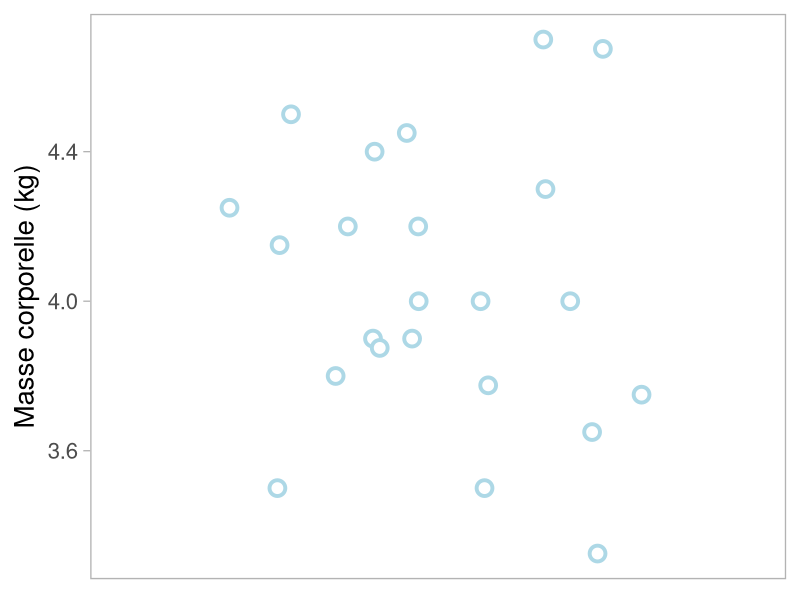
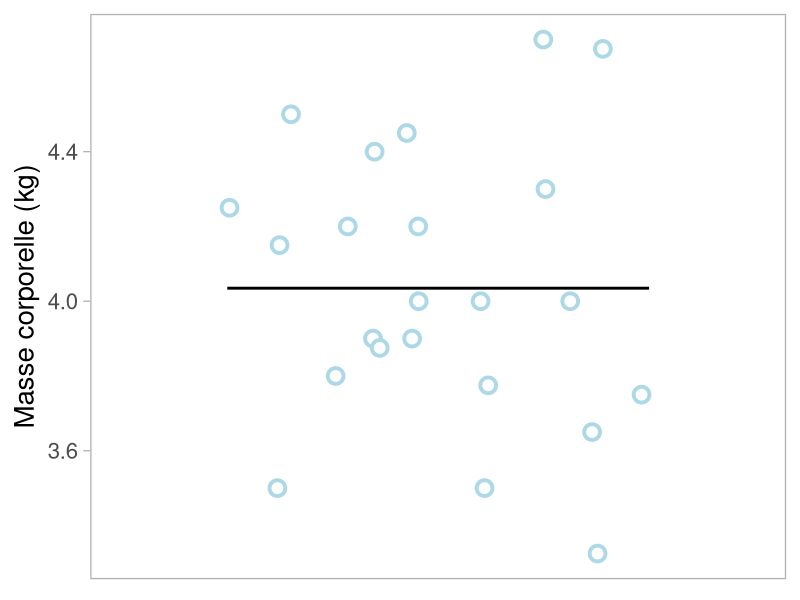
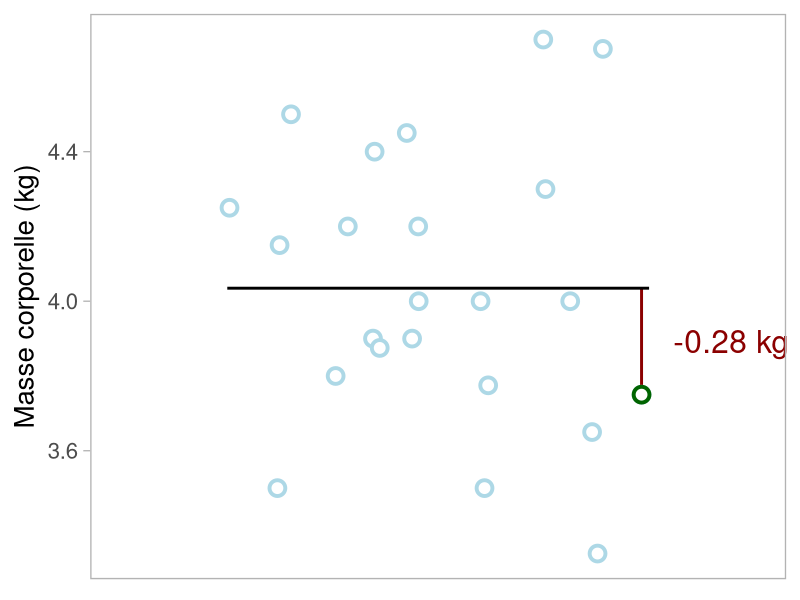
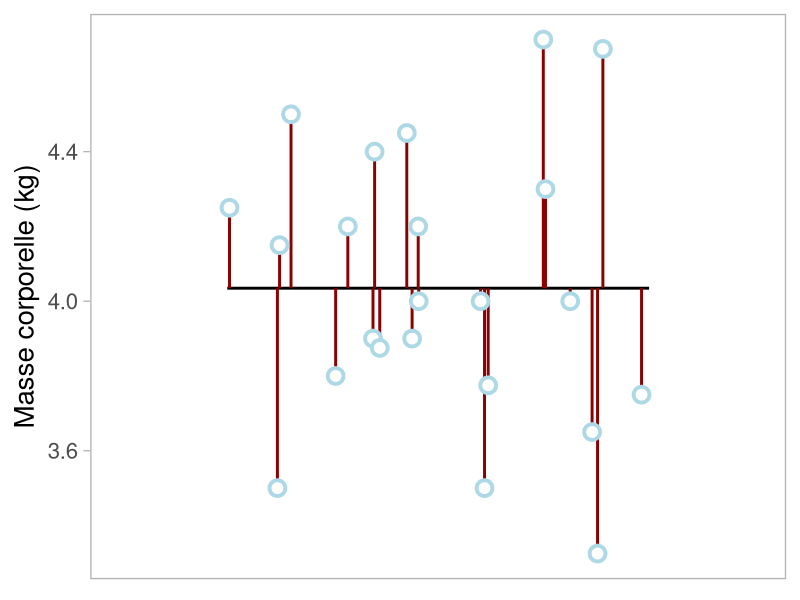
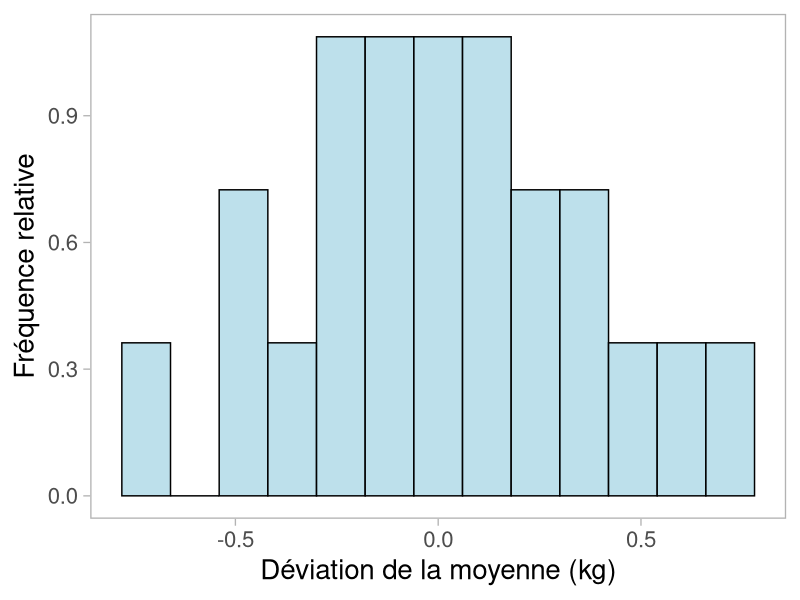
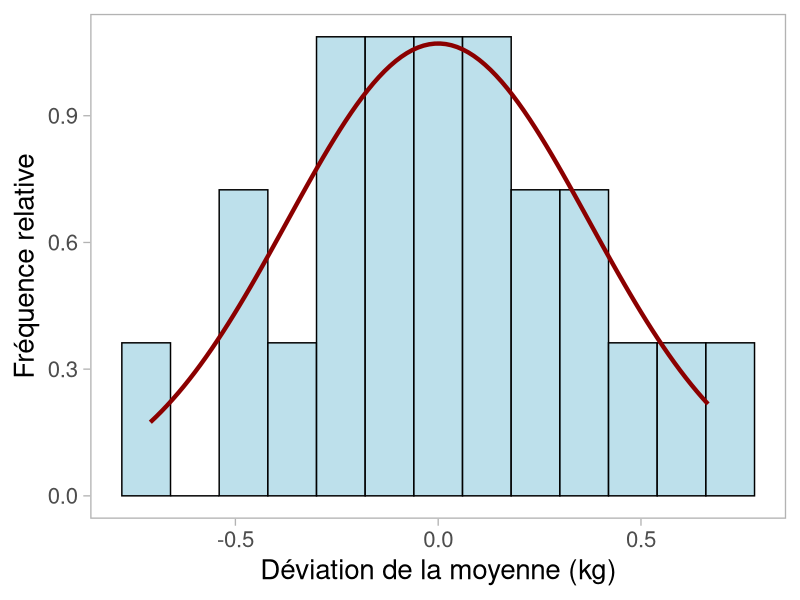
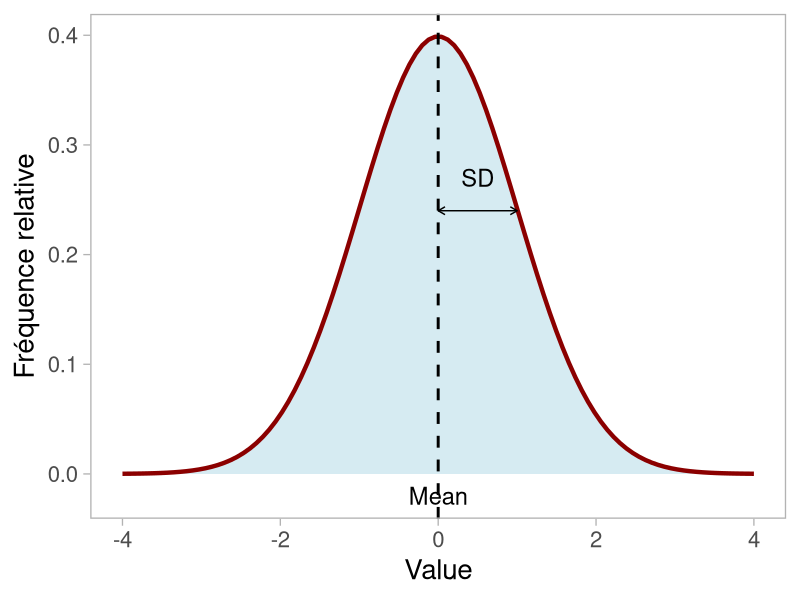
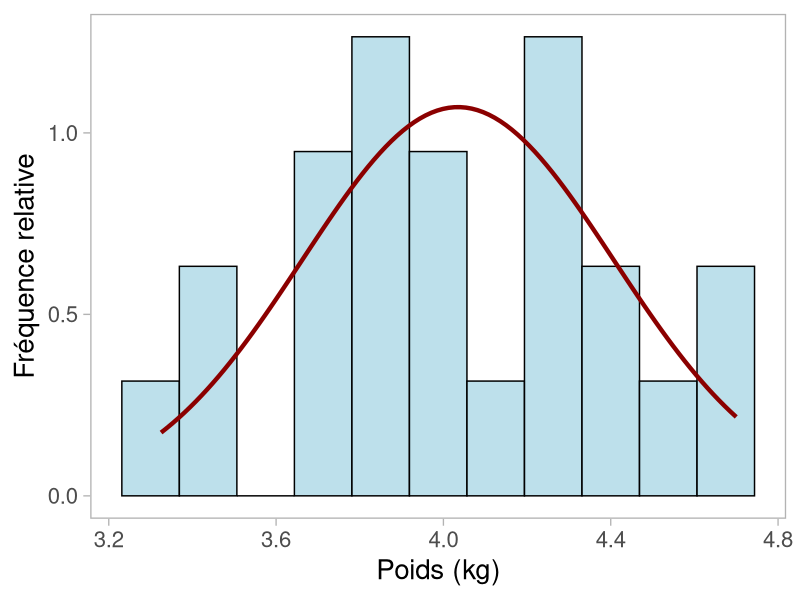

The R source for these figures, in order:
## ---- chunk 1
library(palmerpenguins)
library(tidyverse)
data(package = 'palmerpenguins')

set.seed(3567) # reproducible jitter

peng_sub <- penguins %>%
  filter(sex == "male", species == "Adelie", island == "Torgersen") %>%
  transmute(
    wgt = body_mass_g / 1000,
    xj = 1 + runif(n(), min = -0.2, max = 0.2) # same width as your jitter
  ) %>%
  drop_na(wgt)

mean_wgt <- mean(peng_sub$wgt)

ggplot(peng_sub, aes(x = xj, y = wgt)) +
  geom_point(
    col = "lightblue",
    shape = 21,
    fill = "white",
    size = 4,
    stroke = 2
  ) +
  coord_cartesian(xlim = c(1 - 0.3, 1 + 0.3)) +
  labs(x = NULL, y = "Masse corporelle (kg)") +
  theme_light(base_size = 20) +
  theme(
    axis.ticks.x = element_blank(),
    axis.text.x = element_blank(),
    panel.grid = element_blank()
  )
## ---- chunk 2
ggplot(peng_sub, aes(x = xj, y = wgt)) +
  annotate(
    "segment",
    x = 1 - 0.2,
    xend = 1 + 0.2,
    y = mean_wgt,
    yend = mean_wgt,
    color = "black",
    linewidth = 1
  ) +
  geom_point(
    col = "lightblue",
    shape = 21,
    fill = "white",
    size = 4,
    stroke = 2
  ) +
  coord_cartesian(xlim = c(1 - 0.3, 1 + 0.3)) +
  labs(x = NULL, y = "Masse corporelle (kg)") +
  theme_light(base_size = 20) +
  theme(
    axis.ticks.x = element_blank(),
    axis.text.x = element_blank(),
    panel.grid = element_blank()
  )
## ---- chunk 3
one_pt <- peng_sub %>% slice(1)

ggplot(peng_sub, aes(x = xj, y = wgt)) +
  # vertical residual for the chosen point (uses its jittered x)
  geom_segment(
    data = one_pt,
    aes(x = xj, xend = xj, y = mean_wgt, yend = wgt),
    color = "darkred",
    linewidth = 1
  ) +
  annotate(
    "segment",
    x = 1 - 0.2,
    xend = 1 + 0.2,
    y = mean_wgt,
    yend = mean_wgt,
    color = "black",
    linewidth = 1
  ) +
  geom_point(
    col = "lightblue",
    shape = 21,
    fill = "white",
    size = 4,
    stroke = 2
  ) +
  geom_point(
    data = one_pt,
    col = "darkgreen",
    shape = 21,
    fill = "white",
    size = 4,
    stroke = 2
  ) +
  # label the residual value (+/-)
  geom_text(
    data = one_pt,
    aes(
      x = xj + 0.03,
      y = (wgt + mean_wgt) / 2,
      label = paste(sprintf("%+.2f", wgt - mean_wgt), "kg")
    ),
    color = "darkred",
    hjust = 0,
    size = 8,
    vjust = 0.5
  ) +
  coord_cartesian(xlim = c(1 - 0.3, 1 + 0.3)) +
  labs(x = NULL, y = "Masse corporelle (kg)") +
  theme_light(base_size = 20) +
  theme(
    axis.ticks.x = element_blank(),
    axis.text.x = element_blank(),
    panel.grid = element_blank()
  )
## ---- chunk 4
ggplot(peng_sub, aes(x = xj, y = wgt)) +
  annotate(
    "segment",
    x = 1 - 0.2,
    xend = 1 + 0.2,
    y = mean_wgt,
    yend = mean_wgt,
    linewidth = 1,
    color = "black"
  ) +
  geom_segment(
    aes(x = xj, xend = xj, y = mean_wgt, yend = wgt),
    color = "darkred",
    linewidth = 1
  ) +
  geom_point(
    col = "lightblue",
    shape = 21,
    fill = "white",
    size = 4,
    stroke = 2
  ) +
  coord_cartesian(xlim = c(1 - 0.3, 1 + 0.3)) +
  labs(x = NULL, y = "Masse corporelle (kg)") +
  theme_light(base_size = 20) +
  theme(
    axis.ticks.x = element_blank(),
    axis.text.x = element_blank(),
    panel.grid = element_blank()
  )
## ---- chunk 5
deviations <- peng_sub$wgt - mean_wgt

ggplot(data.frame(dev = deviations), aes(x = dev)) +
  geom_histogram(
    aes(y = after_stat(density)),
    binwidth = 0.12,
    fill = "lightblue",
    color = "black",
    alpha = 0.8
  ) +
  labs(
    x = "Déviation de la moyenne (kg)",
    y = "Fréquence relative"
  ) +
  theme_light(base_size = 20) +
  theme(
    panel.grid = element_blank()
  )
## ---- chunk 6
sd_deviations <- sd(deviations)

ggplot(data.frame(dev = deviations), aes(x = dev)) +
  geom_histogram(
    aes(y = after_stat(density)),
    binwidth = 0.12,
    fill = "lightblue",
    color = "black",
    alpha = 0.8
  ) +
  stat_function(
    fun = dnorm,
    args = list(mean = 0, sd = sd_deviations),
    color = "darkred",
    linewidth = 1.5
  ) +
  labs(
    x = "Déviation de la moyenne (kg)",
    y = "Fréquence relative"
  ) +
  theme_light(base_size = 20) +
  theme(
    panel.grid = element_blank()
  )
## ---- chunk 7
x <- seq(-4, 4, length.out = 100)
y <- dnorm(x, mean = 0, sd = 1)
df <- data.frame(x, y)

ggplot(df, aes(x, y)) +
  geom_area(fill = "lightblue", alpha = 0.5) +
  geom_line(color = "darkred", linewidth = 1.5) +
  # The Mean Line
  geom_vline(xintercept = 0, linetype = "dashed", size = 1) +
  # The SD arrows
  annotate(
    "segment",
    x = 0,
    xend = 1,
    y = 0.24,
    yend = 0.24,
    arrow = arrow(ends = "both", length = unit(0.2, "cm"))
  ) +
  annotate("text", x = 0.5, y = 0.27, label = "SD", size = 6) +
  annotate("text", x = 0, y = -0.02, label = "Mean", size = 6) +
  theme_minimal(base_size = 20) +
  labs(x = "Value", y = "Fréquence relative") +
  theme_light(base_size = 20) +
  theme(
    panel.grid = element_blank()
  )
## ---- chunk 8

peng_wgt <- peng_sub$wgt
mean_peng_wgt <- mean(peng_wgt)

ggplot(data.frame(mean = peng_wgt), aes(x = peng_wgt)) +
  geom_histogram(
    aes(y = after_stat(density)),
    bins = 11,
    fill = "lightblue",
    color = "black",
    alpha = 0.8
  ) +
  stat_function(
    fun = dnorm,
    args = list(mean = mean_peng_wgt, sd = sd(peng_wgt)),
    color = "darkred",
    linewidth = 1.5
  ) +
  labs(
    x = "Poids (kg)",
    y = "Fréquence relative"
  ) +
  theme_light(base_size = 20) +
  theme(
    panel.grid = element_blank()
  )
## ---- chunk 9
weight <- peng_wgt
summary(lm(weight ~ 1))
## ---- chunk 10
ggplot(data.frame(mean = peng_wgt), aes(x = peng_wgt)) +
  geom_histogram(
    aes(y = after_stat(density)),
    bins = 31,
    fill = "lightblue",
    color = "black",
    alpha = 0.8
  ) +
  stat_function(
    fun = dnorm,
    args = list(mean = mean_peng_wgt, sd = sd(peng_wgt)),
    color = "darkred",
    linewidth = 1.5
  ) +
  geom_vline(xintercept = 0, linetype = "11", col = "grey") +
  labs(
    x = "Poids (kg)",
    y = "Fréquence relative"
  ) +
  coord_cartesian(xlim = c(0, NA)) +
  theme_light(base_size = 20) +
  theme(
    panel.grid = element_blank()
  )
## ---- chunk 11
ggplot(
  data = penguins,
  mapping = aes(x = bill_length_mm, y = body_mass_g, color = species)
) +
  coord_cartesian(ylim = c(NA, 6400)) +
  geom_point() +
  scale_color_viridis_d() +
  labs(
    x = "Longueur du bec (mm)",
    y = "Masse corporelle (g)",
    colour = "Espèce"
  ) +
  theme_classic(base_size = 20) +
  theme(legend.position = "bottom")
## ---- chunk 12
ggplot(
  data = penguins,
  mapping = aes(x = bill_length_mm, y = body_mass_g, color = species)
) +
  geom_point() +
  geom_smooth(
    se = F,
    method = "lm",
    size = 3,
    col = "white",
    aes(group = species)
  ) +
  geom_smooth(se = F, method = "lm", size = 1) +
  scale_color_viridis_d() +
  coord_cartesian(ylim = c(NA, 6400)) +
  labs(
    x = "Longueur du bec (mm)",
    y = "Masse corporelle (g)",
    colour = "Espèce"
  ) +
  theme_classic(base_size = 20) +
  theme(legend.position = "bottom")
## ---- chunk 13
ggplot(
  data = penguins,
  mapping = aes(x = bill_length_mm, y = body_mass_g, color = species)
) +
  geom_point() +
  geom_smooth(
    se = F,
    method = "lm",
    size = 3,
    col = "white",
    aes(group = species)
  ) +
  coord_cartesian(ylim = c(NA, 6400)) +
  geom_smooth(se = F, method = "lm", size = 1) +
  scale_color_viridis_d() +
  labs(
    x = "Longueur du bec (mm)",
    y = "Masse corporelle (g)",
    colour = "Espèce"
  ) +
  theme_classic(base_size = 20) +
  theme(legend.position = "bottom")
## ---- chunk 14
penguins %>%
  filter(species == "Gentoo") %>%
  ggplot(mapping = aes(x = bill_length_mm, y = body_mass_g)) +
  geom_point(col = "#FDE724") +
  geom_smooth(
    se = F,
    method = "lm",
    size = 3,
    col = "white",
    aes(group = species)
  ) +
  geom_smooth(se = F, method = "lm", size = 1, col = "#FDE724") +
  labs(
    x = "Longueur du bec (mm)",
    y = "Masse corporelle (g)",
    colour = "Espèce"
  ) +
  theme_classic(base_size = 20) +
  theme(legend.position = "none")
## ---- chunk 15
data_gentoo <- penguins %>%
  filter(species == "Gentoo")

m_gentoo <- lm(body_mass_g ~ bill_length_mm, data = data_gentoo)
## ---- chunk 16
#| echo: true

# fmt: skip
m_gentoo <- lm(body_mass_g ~ bill_length_mm,
               data = data_gentoo)
## ---- chunk 17
#| echo: true
summary(m_gentoo)
## ---- chunk 18
penguins %>%
  filter(species == "Gentoo") %>%
  ggplot(mapping = aes(x = bill_length_mm, y = body_mass_g)) +
  geom_point(col = "#FDE724") +
  geom_smooth(
    se = F,
    method = "lm",
    size = 3,
    col = "white",
    aes(group = species)
  ) +
  geom_smooth(se = F, method = "lm", size = 1, col = "#FDE724") +
  labs(
    x = "Longueur du bec (mm)",
    y = "Masse corporelle (g)",
    colour = "Espèce"
  ) +
  theme_classic(base_size = 20) +
  theme(legend.position = "none")
## ---- chunk 19
library(ggthemes)

plot_wgt_spec <- penguins %>%
  ggplot(
    aes(x = species, y = body_mass_g, fill = species),
  ) +
  geom_jitter(alpha = .75, shape = 21) +
  geom_pointrange(
    stat = "summary",
    fun.data = mean_sdl,
    show.legend = F,
    shape = 21
  ) +
  labs(
    x = NULL,
    y = "Masse corporelle (g)"
  ) +
  scale_color_colorblind() +
  scale_fill_colorblind() +
  theme_classic(base_size = 20) +
  theme(legend.position = "none")

plot_wgt_spec
## ---- chunk 20
#| echo: true

# fmt: skip
m_spec <- lm(body_mass_g ~ species,
             data = penguins)
## ---- chunk 21
plot_wgt_spec
## ---- chunk 22
#| echo: true

summary(m_spec)
## ---- chunk 23
#| echo: true

anova(m_spec)
